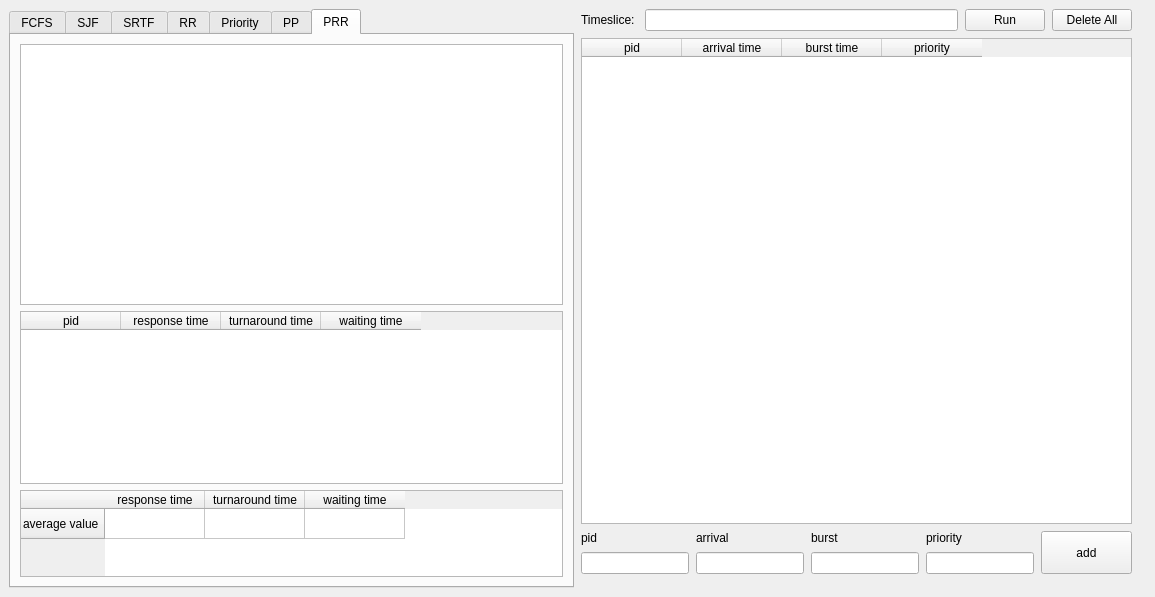
<?xml version="1.0" encoding="UTF-8"?>
<ui version="4.0">
 <class>MainWindow</class>
 <widget class="QMainWindow" name="MainWindow">
  <property name="geometry">
   <rect>
    <x>0</x>
    <y>0</y>
    <width>1155</width>
    <height>597</height>
   </rect>
  </property>
  <property name="sizePolicy">
   <sizepolicy hsizetype="Preferred" vsizetype="Preferred">
    <horstretch>0</horstretch>
    <verstretch>0</verstretch>
   </sizepolicy>
  </property>
  <property name="windowTitle">
   <string>MainWindow</string>
  </property>
  <widget class="QWidget" name="widget">
   <property name="sizePolicy">
    <sizepolicy hsizetype="Preferred" vsizetype="Preferred">
     <horstretch>0</horstretch>
     <verstretch>0</verstretch>
    </sizepolicy>
   </property>
   <layout class="QHBoxLayout" name="horizontalLayout_3" stretch="0,0">
    <property name="spacing">
     <number>7</number>
    </property>
    <item>
     <widget class="QTabWidget" name="lefthalf">
      <property name="sizePolicy">
       <sizepolicy hsizetype="Expanding" vsizetype="Expanding">
        <horstretch>0</horstretch>
        <verstretch>0</verstretch>
       </sizepolicy>
      </property>
      <property name="minimumSize">
       <size>
        <width>560</width>
        <height>0</height>
       </size>
      </property>
      <property name="currentIndex">
       <number>6</number>
      </property>
      <property name="tabBarAutoHide">
       <bool>false</bool>
      </property>
      <widget class="QWidget" name="tab_fcfs">
       <attribute name="title">
        <string>FCFS</string>
       </attribute>
       <layout class="QVBoxLayout" name="verticalLayout_2">
        <item>
         <widget class="QGraphicsView" name="gantt_fcfs">
          <property name="sizePolicy">
           <sizepolicy hsizetype="Expanding" vsizetype="Expanding">
            <horstretch>0</horstretch>
            <verstretch>3</verstretch>
           </sizepolicy>
          </property>
          <property name="minimumSize">
           <size>
            <width>0</width>
            <height>0</height>
           </size>
          </property>
         </widget>
        </item>
        <item>
         <widget class="QTableWidget" name="results_fcfs">
          <property name="sizePolicy">
           <sizepolicy hsizetype="Expanding" vsizetype="Expanding">
            <horstretch>0</horstretch>
            <verstretch>2</verstretch>
           </sizepolicy>
          </property>
          <property name="maximumSize">
           <size>
            <width>16777215</width>
            <height>300</height>
           </size>
          </property>
          <column>
           <property name="text">
            <string>pid</string>
           </property>
          </column>
          <column>
           <property name="text">
            <string>response time</string>
           </property>
          </column>
          <column>
           <property name="text">
            <string>turnaround time</string>
           </property>
          </column>
          <column>
           <property name="text">
            <string>waiting time</string>
           </property>
          </column>
         </widget>
        </item>
        <item>
         <widget class="QTableWidget" name="avg_fcfs">
          <property name="sizePolicy">
           <sizepolicy hsizetype="Expanding" vsizetype="Expanding">
            <horstretch>0</horstretch>
            <verstretch>1</verstretch>
           </sizepolicy>
          </property>
          <property name="maximumSize">
           <size>
            <width>16777215</width>
            <height>16777215</height>
           </size>
          </property>
          <row>
           <property name="text">
            <string>average value</string>
           </property>
          </row>
          <column>
           <property name="text">
            <string>response time</string>
           </property>
          </column>
          <column>
           <property name="text">
            <string>turnaround time</string>
           </property>
          </column>
          <column>
           <property name="text">
            <string>waiting time</string>
           </property>
          </column>
         </widget>
        </item>
       </layout>
      </widget>
      <widget class="QWidget" name="tab_sjf">
       <attribute name="title">
        <string>SJF</string>
       </attribute>
       <layout class="QVBoxLayout" name="verticalLayout_8">
        <item>
         <widget class="QGraphicsView" name="gantt_sjf">
          <property name="sizePolicy">
           <sizepolicy hsizetype="Expanding" vsizetype="Expanding">
            <horstretch>0</horstretch>
            <verstretch>3</verstretch>
           </sizepolicy>
          </property>
         </widget>
        </item>
        <item>
         <widget class="QTableWidget" name="results_sjf">
          <property name="sizePolicy">
           <sizepolicy hsizetype="Expanding" vsizetype="Expanding">
            <horstretch>0</horstretch>
            <verstretch>2</verstretch>
           </sizepolicy>
          </property>
          <property name="maximumSize">
           <size>
            <width>16777215</width>
            <height>300</height>
           </size>
          </property>
          <column>
           <property name="text">
            <string>pid</string>
           </property>
          </column>
          <column>
           <property name="text">
            <string>response time</string>
           </property>
          </column>
          <column>
           <property name="text">
            <string>turnaround time</string>
           </property>
          </column>
          <column>
           <property name="text">
            <string>waiting time</string>
           </property>
          </column>
         </widget>
        </item>
        <item>
         <widget class="QTableWidget" name="avg_sjf">
          <property name="sizePolicy">
           <sizepolicy hsizetype="Expanding" vsizetype="Expanding">
            <horstretch>0</horstretch>
            <verstretch>1</verstretch>
           </sizepolicy>
          </property>
          <property name="maximumSize">
           <size>
            <width>16777215</width>
            <height>16777215</height>
           </size>
          </property>
          <row>
           <property name="text">
            <string>average value</string>
           </property>
          </row>
          <column>
           <property name="text">
            <string>response time</string>
           </property>
          </column>
          <column>
           <property name="text">
            <string>turnaround time</string>
           </property>
          </column>
          <column>
           <property name="text">
            <string>waiting time</string>
           </property>
          </column>
         </widget>
        </item>
       </layout>
      </widget>
      <widget class="QWidget" name="tab_srtf">
       <attribute name="title">
        <string>SRTF</string>
       </attribute>
       <layout class="QVBoxLayout" name="verticalLayout_7">
        <item>
         <widget class="QGraphicsView" name="gantt_srtf">
          <property name="sizePolicy">
           <sizepolicy hsizetype="Expanding" vsizetype="Expanding">
            <horstretch>0</horstretch>
            <verstretch>3</verstretch>
           </sizepolicy>
          </property>
         </widget>
        </item>
        <item>
         <widget class="QTableWidget" name="results_srtf">
          <property name="sizePolicy">
           <sizepolicy hsizetype="Expanding" vsizetype="Expanding">
            <horstretch>0</horstretch>
            <verstretch>2</verstretch>
           </sizepolicy>
          </property>
          <property name="maximumSize">
           <size>
            <width>16777215</width>
            <height>300</height>
           </size>
          </property>
          <column>
           <property name="text">
            <string>pid</string>
           </property>
          </column>
          <column>
           <property name="text">
            <string>response time</string>
           </property>
          </column>
          <column>
           <property name="text">
            <string>turnaround time</string>
           </property>
          </column>
          <column>
           <property name="text">
            <string>waiting time</string>
           </property>
          </column>
         </widget>
        </item>
        <item>
         <widget class="QTableWidget" name="avg_srtf">
          <property name="sizePolicy">
           <sizepolicy hsizetype="Expanding" vsizetype="Expanding">
            <horstretch>0</horstretch>
            <verstretch>1</verstretch>
           </sizepolicy>
          </property>
          <property name="maximumSize">
           <size>
            <width>16777215</width>
            <height>16777215</height>
           </size>
          </property>
          <row>
           <property name="text">
            <string>average value</string>
           </property>
          </row>
          <column>
           <property name="text">
            <string>response time</string>
           </property>
          </column>
          <column>
           <property name="text">
            <string>turnaround time</string>
           </property>
          </column>
          <column>
           <property name="text">
            <string>waiting time</string>
           </property>
          </column>
         </widget>
        </item>
       </layout>
      </widget>
      <widget class="QWidget" name="tab_rr">
       <attribute name="title">
        <string>RR</string>
       </attribute>
       <layout class="QVBoxLayout" name="verticalLayout_4">
        <item>
         <widget class="QGraphicsView" name="gantt_rr">
          <property name="sizePolicy">
           <sizepolicy hsizetype="Expanding" vsizetype="Expanding">
            <horstretch>0</horstretch>
            <verstretch>3</verstretch>
           </sizepolicy>
          </property>
         </widget>
        </item>
        <item>
         <widget class="QTableWidget" name="results_rr">
          <property name="sizePolicy">
           <sizepolicy hsizetype="Expanding" vsizetype="Expanding">
            <horstretch>0</horstretch>
            <verstretch>2</verstretch>
           </sizepolicy>
          </property>
          <property name="maximumSize">
           <size>
            <width>16777215</width>
            <height>300</height>
           </size>
          </property>
          <column>
           <property name="text">
            <string>pid</string>
           </property>
          </column>
          <column>
           <property name="text">
            <string>response time</string>
           </property>
          </column>
          <column>
           <property name="text">
            <string>turnaround time</string>
           </property>
          </column>
          <column>
           <property name="text">
            <string>waiting time</string>
           </property>
          </column>
         </widget>
        </item>
        <item>
         <widget class="QTableWidget" name="avg_rr">
          <property name="sizePolicy">
           <sizepolicy hsizetype="Expanding" vsizetype="Expanding">
            <horstretch>0</horstretch>
            <verstretch>1</verstretch>
           </sizepolicy>
          </property>
          <property name="maximumSize">
           <size>
            <width>16777215</width>
            <height>16777215</height>
           </size>
          </property>
          <row>
           <property name="text">
            <string>average value</string>
           </property>
          </row>
          <column>
           <property name="text">
            <string>response time</string>
           </property>
          </column>
          <column>
           <property name="text">
            <string>turnaround time</string>
           </property>
          </column>
          <column>
           <property name="text">
            <string>waiting time</string>
           </property>
          </column>
         </widget>
        </item>
       </layout>
      </widget>
      <widget class="QWidget" name="tab_priority">
       <attribute name="title">
        <string>Priority</string>
       </attribute>
       <layout class="QVBoxLayout" name="verticalLayout_3">
        <item>
         <widget class="QGraphicsView" name="gantt_priority">
          <property name="sizePolicy">
           <sizepolicy hsizetype="Expanding" vsizetype="Expanding">
            <horstretch>0</horstretch>
            <verstretch>3</verstretch>
           </sizepolicy>
          </property>
          <property name="maximumSize">
           <size>
            <width>1677725</width>
            <height>16777215</height>
           </size>
          </property>
         </widget>
        </item>
        <item>
         <widget class="QTableWidget" name="results_priority">
          <property name="sizePolicy">
           <sizepolicy hsizetype="Expanding" vsizetype="Expanding">
            <horstretch>0</horstretch>
            <verstretch>2</verstretch>
           </sizepolicy>
          </property>
          <property name="maximumSize">
           <size>
            <width>16777215</width>
            <height>300</height>
           </size>
          </property>
          <column>
           <property name="text">
            <string>pid</string>
           </property>
          </column>
          <column>
           <property name="text">
            <string>response time</string>
           </property>
          </column>
          <column>
           <property name="text">
            <string>turnaround time</string>
           </property>
          </column>
          <column>
           <property name="text">
            <string>waiting time</string>
           </property>
          </column>
         </widget>
        </item>
        <item>
         <widget class="QTableWidget" name="avg_priority">
          <property name="sizePolicy">
           <sizepolicy hsizetype="Expanding" vsizetype="Expanding">
            <horstretch>0</horstretch>
            <verstretch>1</verstretch>
           </sizepolicy>
          </property>
          <property name="maximumSize">
           <size>
            <width>16777215</width>
            <height>16777215</height>
           </size>
          </property>
          <row>
           <property name="text">
            <string>average value</string>
           </property>
          </row>
          <column>
           <property name="text">
            <string>response time</string>
           </property>
          </column>
          <column>
           <property name="text">
            <string>turnaround time</string>
           </property>
          </column>
          <column>
           <property name="text">
            <string>waiting time</string>
           </property>
          </column>
         </widget>
        </item>
       </layout>
      </widget>
      <widget class="QWidget" name="tab_pp">
       <attribute name="title">
        <string>PP</string>
       </attribute>
       <layout class="QVBoxLayout" name="verticalLayout_5">
        <item>
         <widget class="QGraphicsView" name="gantt_pp">
          <property name="sizePolicy">
           <sizepolicy hsizetype="Expanding" vsizetype="Expanding">
            <horstretch>0</horstretch>
            <verstretch>3</verstretch>
           </sizepolicy>
          </property>
         </widget>
        </item>
        <item>
         <widget class="QTableWidget" name="results_pp">
          <property name="sizePolicy">
           <sizepolicy hsizetype="Expanding" vsizetype="Expanding">
            <horstretch>0</horstretch>
            <verstretch>2</verstretch>
           </sizepolicy>
          </property>
          <property name="maximumSize">
           <size>
            <width>16777215</width>
            <height>300</height>
           </size>
          </property>
          <column>
           <property name="text">
            <string>pid</string>
           </property>
          </column>
          <column>
           <property name="text">
            <string>response time</string>
           </property>
          </column>
          <column>
           <property name="text">
            <string>turnaround time</string>
           </property>
          </column>
          <column>
           <property name="text">
            <string>waiting time</string>
           </property>
          </column>
         </widget>
        </item>
        <item>
         <widget class="QTableWidget" name="avg_pp">
          <property name="sizePolicy">
           <sizepolicy hsizetype="Expanding" vsizetype="Expanding">
            <horstretch>0</horstretch>
            <verstretch>1</verstretch>
           </sizepolicy>
          </property>
          <property name="maximumSize">
           <size>
            <width>16777215</width>
            <height>16777215</height>
           </size>
          </property>
          <row>
           <property name="text">
            <string>average value</string>
           </property>
          </row>
          <column>
           <property name="text">
            <string>response time</string>
           </property>
          </column>
          <column>
           <property name="text">
            <string>turnaround time</string>
           </property>
          </column>
          <column>
           <property name="text">
            <string>waiting time</string>
           </property>
          </column>
         </widget>
        </item>
       </layout>
      </widget>
      <widget class="QWidget" name="tab_pprr">
       <attribute name="title">
        <string>PRR</string>
       </attribute>
       <layout class="QGridLayout" name="gridLayout">
        <item row="0" column="0">
         <widget class="QGraphicsView" name="gantt_pprr">
          <property name="sizePolicy">
           <sizepolicy hsizetype="Expanding" vsizetype="Expanding">
            <horstretch>0</horstretch>
            <verstretch>3</verstretch>
           </sizepolicy>
          </property>
         </widget>
        </item>
        <item row="1" column="0">
         <widget class="QTableWidget" name="results_pprr">
          <property name="sizePolicy">
           <sizepolicy hsizetype="Expanding" vsizetype="Expanding">
            <horstretch>0</horstretch>
            <verstretch>2</verstretch>
           </sizepolicy>
          </property>
          <property name="maximumSize">
           <size>
            <width>16777215</width>
            <height>300</height>
           </size>
          </property>
          <column>
           <property name="text">
            <string>pid</string>
           </property>
          </column>
          <column>
           <property name="text">
            <string>response time</string>
           </property>
          </column>
          <column>
           <property name="text">
            <string>turnaround time</string>
           </property>
          </column>
          <column>
           <property name="text">
            <string>waiting time</string>
           </property>
          </column>
         </widget>
        </item>
        <item row="2" column="0">
         <widget class="QTableWidget" name="avg_pprr">
          <property name="sizePolicy">
           <sizepolicy hsizetype="Expanding" vsizetype="Expanding">
            <horstretch>0</horstretch>
            <verstretch>1</verstretch>
           </sizepolicy>
          </property>
          <property name="maximumSize">
           <size>
            <width>16777215</width>
            <height>16777215</height>
           </size>
          </property>
          <row>
           <property name="text">
            <string>average value</string>
           </property>
          </row>
          <column>
           <property name="text">
            <string>response time</string>
           </property>
          </column>
          <column>
           <property name="text">
            <string>turnaround time</string>
           </property>
          </column>
          <column>
           <property name="text">
            <string>waiting time</string>
           </property>
          </column>
         </widget>
        </item>
       </layout>
      </widget>
     </widget>
    </item>
    <item>
     <layout class="QVBoxLayout" name="righthalf">
      <property name="spacing">
       <number>7</number>
      </property>
      <property name="sizeConstraint">
       <enum>QLayout::SetMinAndMaxSize</enum>
      </property>
      <property name="rightMargin">
       <number>14</number>
      </property>
      <property name="bottomMargin">
       <number>14</number>
      </property>
      <item>
       <layout class="QHBoxLayout" name="horizontalLayout">
        <property name="sizeConstraint">
         <enum>QLayout::SetMaximumSize</enum>
        </property>
        <item>
         <widget class="QLabel" name="label_timeslice">
          <property name="sizePolicy">
           <sizepolicy hsizetype="Preferred" vsizetype="Preferred">
            <horstretch>0</horstretch>
            <verstretch>0</verstretch>
           </sizepolicy>
          </property>
          <property name="maximumSize">
           <size>
            <width>16777215</width>
            <height>16777215</height>
           </size>
          </property>
          <property name="text">
           <string>Timeslice: </string>
          </property>
         </widget>
        </item>
        <item>
         <widget class="QLineEdit" name="lineEdit_timeslice">
          <property name="sizePolicy">
           <sizepolicy hsizetype="Expanding" vsizetype="Fixed">
            <horstretch>0</horstretch>
            <verstretch>0</verstretch>
           </sizepolicy>
          </property>
          <property name="maximumSize">
           <size>
            <width>16777215</width>
            <height>16777215</height>
           </size>
          </property>
          <property name="text">
           <string/>
          </property>
         </widget>
        </item>
        <item>
         <widget class="QPushButton" name="pushButton_run">
          <property name="sizePolicy">
           <sizepolicy hsizetype="Preferred" vsizetype="Fixed">
            <horstretch>0</horstretch>
            <verstretch>0</verstretch>
           </sizepolicy>
          </property>
          <property name="maximumSize">
           <size>
            <width>16777215</width>
            <height>16777215</height>
           </size>
          </property>
          <property name="text">
           <string>Run</string>
          </property>
         </widget>
        </item>
        <item>
         <widget class="QPushButton" name="pushButton_deleteall">
          <property name="sizePolicy">
           <sizepolicy hsizetype="Preferred" vsizetype="Fixed">
            <horstretch>0</horstretch>
            <verstretch>0</verstretch>
           </sizepolicy>
          </property>
          <property name="maximumSize">
           <size>
            <width>16777215</width>
            <height>16777215</height>
           </size>
          </property>
          <property name="text">
           <string>Delete All</string>
          </property>
         </widget>
        </item>
       </layout>
      </item>
      <item>
       <layout class="QVBoxLayout" name="verticalLayout_6">
        <property name="sizeConstraint">
         <enum>QLayout::SetDefaultConstraint</enum>
        </property>
        <item>
         <widget class="QTableWidget" name="tableWidget_processes">
          <property name="sizePolicy">
           <sizepolicy hsizetype="Expanding" vsizetype="Expanding">
            <horstretch>0</horstretch>
            <verstretch>0</verstretch>
           </sizepolicy>
          </property>
          <property name="minimumSize">
           <size>
            <width>522</width>
            <height>0</height>
           </size>
          </property>
          <property name="maximumSize">
           <size>
            <width>16777215</width>
            <height>16777215</height>
           </size>
          </property>
          <column>
           <property name="text">
            <string>pid</string>
           </property>
          </column>
          <column>
           <property name="text">
            <string>arrival time</string>
           </property>
          </column>
          <column>
           <property name="text">
            <string>burst time</string>
           </property>
          </column>
          <column>
           <property name="text">
            <string>priority</string>
           </property>
          </column>
         </widget>
        </item>
       </layout>
      </item>
      <item>
       <layout class="QHBoxLayout" name="horizontalLayout_2">
        <property name="sizeConstraint">
         <enum>QLayout::SetMaximumSize</enum>
        </property>
        <item>
         <layout class="QVBoxLayout" name="verticalLayout">
          <item>
           <layout class="QHBoxLayout" name="layout_label">
            <property name="sizeConstraint">
             <enum>QLayout::SetMinAndMaxSize</enum>
            </property>
            <item>
             <widget class="QLabel" name="label_pid">
              <property name="sizePolicy">
               <sizepolicy hsizetype="Minimum" vsizetype="Preferred">
                <horstretch>0</horstretch>
                <verstretch>0</verstretch>
               </sizepolicy>
              </property>
              <property name="maximumSize">
               <size>
                <width>1677215</width>
                <height>16777215</height>
               </size>
              </property>
              <property name="text">
               <string>pid</string>
              </property>
             </widget>
            </item>
            <item>
             <widget class="QLabel" name="label_arrival">
              <property name="sizePolicy">
               <sizepolicy hsizetype="Minimum" vsizetype="Preferred">
                <horstretch>0</horstretch>
                <verstretch>0</verstretch>
               </sizepolicy>
              </property>
              <property name="maximumSize">
               <size>
                <width>1677215</width>
                <height>16777215</height>
               </size>
              </property>
              <property name="text">
               <string>arrival</string>
              </property>
             </widget>
            </item>
            <item>
             <widget class="QLabel" name="label_burst">
              <property name="sizePolicy">
               <sizepolicy hsizetype="Minimum" vsizetype="Preferred">
                <horstretch>0</horstretch>
                <verstretch>0</verstretch>
               </sizepolicy>
              </property>
              <property name="maximumSize">
               <size>
                <width>1677215</width>
                <height>16777215</height>
               </size>
              </property>
              <property name="text">
               <string>burst</string>
              </property>
             </widget>
            </item>
            <item>
             <widget class="QLabel" name="label_priority">
              <property name="sizePolicy">
               <sizepolicy hsizetype="Minimum" vsizetype="Preferred">
                <horstretch>0</horstretch>
                <verstretch>0</verstretch>
               </sizepolicy>
              </property>
              <property name="maximumSize">
               <size>
                <width>1677215</width>
                <height>16777215</height>
               </size>
              </property>
              <property name="text">
               <string>priority</string>
              </property>
             </widget>
            </item>
           </layout>
          </item>
          <item>
           <layout class="QHBoxLayout" name="layout_lineEdit">
            <item>
             <widget class="QLineEdit" name="lineEdit_pid">
              <property name="sizePolicy">
               <sizepolicy hsizetype="Maximum" vsizetype="Fixed">
                <horstretch>0</horstretch>
                <verstretch>0</verstretch>
               </sizepolicy>
              </property>
              <property name="maximumSize">
               <size>
                <width>1677215</width>
                <height>16777215</height>
               </size>
              </property>
              <property name="text">
               <string/>
              </property>
             </widget>
            </item>
            <item>
             <widget class="QLineEdit" name="lineEdit_arrival">
              <property name="sizePolicy">
               <sizepolicy hsizetype="Maximum" vsizetype="Fixed">
                <horstretch>0</horstretch>
                <verstretch>0</verstretch>
               </sizepolicy>
              </property>
              <property name="maximumSize">
               <size>
                <width>1677215</width>
                <height>16777215</height>
               </size>
              </property>
              <property name="text">
               <string/>
              </property>
             </widget>
            </item>
            <item>
             <widget class="QLineEdit" name="lineEdit_burst">
              <property name="sizePolicy">
               <sizepolicy hsizetype="Maximum" vsizetype="Fixed">
                <horstretch>0</horstretch>
                <verstretch>0</verstretch>
               </sizepolicy>
              </property>
              <property name="maximumSize">
               <size>
                <width>1677215</width>
                <height>16777215</height>
               </size>
              </property>
              <property name="text">
               <string/>
              </property>
             </widget>
            </item>
            <item>
             <widget class="QLineEdit" name="lineEdit_priority">
              <property name="sizePolicy">
               <sizepolicy hsizetype="Maximum" vsizetype="Fixed">
                <horstretch>0</horstretch>
                <verstretch>0</verstretch>
               </sizepolicy>
              </property>
              <property name="maximumSize">
               <size>
                <width>1677215</width>
                <height>16777215</height>
               </size>
              </property>
              <property name="text">
               <string/>
              </property>
             </widget>
            </item>
           </layout>
          </item>
         </layout>
        </item>
        <item>
         <widget class="QPushButton" name="pushButton_add">
          <property name="enabled">
           <bool>true</bool>
          </property>
          <property name="sizePolicy">
           <sizepolicy hsizetype="Minimum" vsizetype="Minimum">
            <horstretch>0</horstretch>
            <verstretch>0</verstretch>
           </sizepolicy>
          </property>
          <property name="maximumSize">
           <size>
            <width>16777215</width>
            <height>16777215</height>
           </size>
          </property>
          <property name="tabletTracking">
           <bool>false</bool>
          </property>
          <property name="text">
           <string>add</string>
          </property>
          <property name="shortcut">
           <string/>
          </property>
         </widget>
        </item>
       </layout>
      </item>
     </layout>
    </item>
   </layout>
  </widget>
 </widget>
 <tabstops>
  <tabstop>lineEdit_pid</tabstop>
  <tabstop>lineEdit_arrival</tabstop>
  <tabstop>lineEdit_burst</tabstop>
  <tabstop>lineEdit_priority</tabstop>
  <tabstop>pushButton_add</tabstop>
  <tabstop>results_priority</tabstop>
  <tabstop>avg_priority</tabstop>
  <tabstop>gantt_pp</tabstop>
  <tabstop>results_pp</tabstop>
  <tabstop>avg_pp</tabstop>
  <tabstop>gantt_rr</tabstop>
  <tabstop>results_rr</tabstop>
  <tabstop>avg_rr</tabstop>
  <tabstop>gantt_pprr</tabstop>
  <tabstop>results_pprr</tabstop>
  <tabstop>avg_pprr</tabstop>
  <tabstop>gantt_sjf</tabstop>
  <tabstop>results_sjf</tabstop>
  <tabstop>avg_sjf</tabstop>
  <tabstop>gantt_srtf</tabstop>
  <tabstop>results_srtf</tabstop>
  <tabstop>avg_srtf</tabstop>
  <tabstop>lineEdit_timeslice</tabstop>
  <tabstop>pushButton_run</tabstop>
  <tabstop>pushButton_deleteall</tabstop>
  <tabstop>tableWidget_processes</tabstop>
  <tabstop>lefthalf</tabstop>
  <tabstop>gantt_fcfs</tabstop>
  <tabstop>results_fcfs</tabstop>
  <tabstop>avg_fcfs</tabstop>
  <tabstop>gantt_priority</tabstop>
 </tabstops>
 <resources/>
 <connections/>
</ui>
